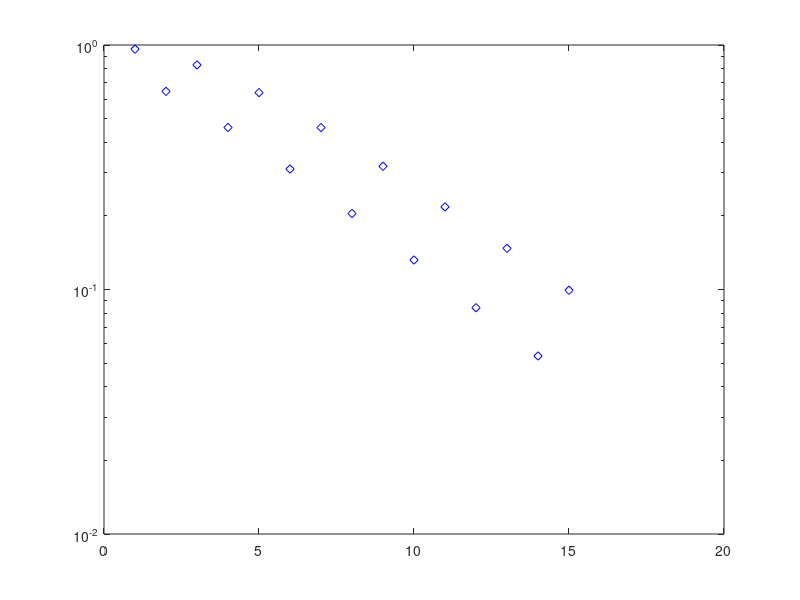

Source code (MATLAB):
clear all;
% dato il polinomio ... , dire che esso interpola i punti ... significa
% aver imposto le condizioni di passaggio ...
% il che conduce al sistema ....
% In Matlab/Octave lo si può risolvere chiamndo "polyfit()", che restituisce i coefficienti del polinomio interpolante :

% funzione di Runge
f='1./(1+x.^2)';


% interpolazione agli zeri di Chebychev:
E=zeros(15,1); %E(i) = massimo errore assoluto commesso dall'interpolazione ne ciclo n
a=-5; b=5;
for n=1:15
  x=-5:0.05:5;
  x=(a+b)/2 - (b-a)/2*cos(pi*(0:n)/n); 
  c=polyfit(x,eval(f),length(x)-1);
  x=-5:0.05:5; 
  %plot(x,polyval(c,x),'b-');
  E(n)=max(abs( eval(f)-polyval(c,x)));
  
end;

semilogy([1:15]',E,'bd');

%semplicemente si può notare che l'interpolazione con i nodi
%di cheb. converge uniformemente
